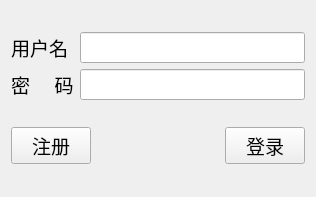
<?xml version="1.0" encoding="UTF-8"?>
<ui version="4.0">
 <class>Client</class>
 <widget class="QWidget" name="Client">
  <property name="geometry">
   <rect>
    <x>0</x>
    <y>0</y>
    <width>316</width>
    <height>197</height>
   </rect>
  </property>
  <property name="windowTitle">
   <string>登录/注册</string>
  </property>
  <layout class="QVBoxLayout" name="verticalLayout">
   <item>
    <layout class="QGridLayout" name="gridLayout">
     <item row="0" column="0">
      <widget class="QLabel" name="label">
       <property name="font">
        <font>
         <family>Agency FB</family>
         <pointsize>14</pointsize>
        </font>
       </property>
       <property name="text">
        <string>用户名</string>
       </property>
      </widget>
     </item>
     <item row="0" column="1">
      <widget class="QLineEdit" name="name_LE">
       <property name="font">
        <font>
         <family>Agency FB</family>
         <pointsize>12</pointsize>
        </font>
       </property>
      </widget>
     </item>
     <item row="1" column="0">
      <widget class="QLabel" name="label_2">
       <property name="font">
        <font>
         <family>Agency FB</family>
         <pointsize>14</pointsize>
        </font>
       </property>
       <property name="text">
        <string>密     码</string>
       </property>
      </widget>
     </item>
     <item row="1" column="1">
      <widget class="QLineEdit" name="pwd_LE">
       <property name="font">
        <font>
         <family>Agency FB</family>
         <pointsize>12</pointsize>
        </font>
       </property>
       <property name="text">
        <string/>
       </property>
       <property name="echoMode">
        <enum>QLineEdit::Password</enum>
       </property>
      </widget>
     </item>
    </layout>
   </item>
   <item>
    <layout class="QHBoxLayout" name="horizontalLayout">
     <item>
      <widget class="QPushButton" name="regist_PB">
       <property name="font">
        <font>
         <family>Agency FB</family>
         <pointsize>14</pointsize>
        </font>
       </property>
       <property name="text">
        <string>注册</string>
       </property>
      </widget>
     </item>
     <item>
      <spacer name="horizontalSpacer">
       <property name="orientation">
        <enum>Qt::Horizontal</enum>
       </property>
       <property name="sizeHint" stdset="0">
        <size>
         <width>40</width>
         <height>20</height>
        </size>
       </property>
      </spacer>
     </item>
     <item>
      <widget class="QPushButton" name="login_PB">
       <property name="font">
        <font>
         <family>Agency FB</family>
         <pointsize>14</pointsize>
        </font>
       </property>
       <property name="text">
        <string>登录</string>
       </property>
      </widget>
     </item>
    </layout>
   </item>
  </layout>
 </widget>
 <resources/>
 <connections/>
</ui>
